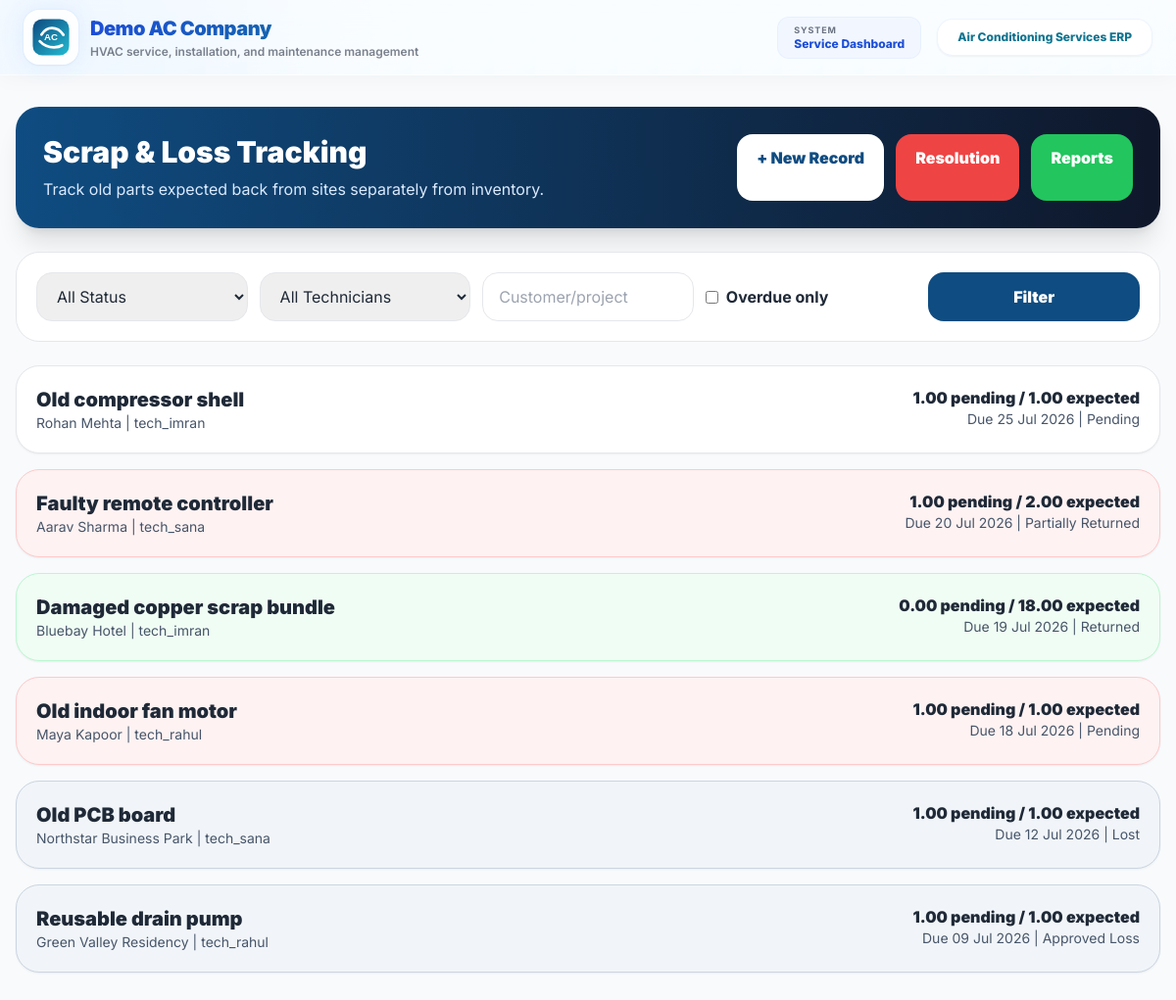
/store/scrap-returns/ (signed in), run on the app's committed database.
### store/models.py (models this page shows, shortened)
class ScrapReturnRecord(models.Model):
    CONDITION_CHOICES = (
        ("SCRAP", "Scrap"),
        ("REUSABLE", "Reusable"),
        ("DAMAGED", "Damaged"),
        ("LOST", "Lost"),
    )
    STATUS_CHOICES = (
        ("PENDING", "Pending"),
        ("PARTIALLY_RETURNED", "Partially Returned"),
        ("RETURNED", "Returned"),
        ("LOST", "Lost"),
        ("WAIVED", "Waived"),
        ("DEDUCTED", "Deducted From Technician"),
        ("APPROVED_LOSS", "Approved Loss"),
    )
    material_issue = models.ForeignKey("material_issue.MaterialIssue", on_delete=models.SET_NULL, blank=True, null=True, related_name="scrap_return_records")
    customer = models.ForeignKey("customers.Customer", on_delete=models.SET_NULL, blank=True, null=True, related_name="scrap_return_records")
    project = models.ForeignKey(CustomerProject, on_delete=models.SET_NULL, blank=True, null=True, related_name="scrap_return_records")
    project_reference = models.CharField(max_length=220, blank=True, null=True)
    complaint_or_job_reference = models.CharField(max_length=220, blank=True, null=True)
    technician = models.ForeignKey(User, on_delete=models.SET_NULL, blank=True, null=True, related_name="scrap_return_records")
    item_name = models.CharField(max_length=220)
    quantity_expected = models.DecimalField(max_digits=12, decimal_places=2)
    quantity_received = models.DecimalField(max_digits=12, decimal_places=2, default=0)
    condition = models.CharField(max_length=20, choices=CONDITION_CHOICES, default="SCRAP")
    approx_value = models.DecimalField(max_digits=12, decimal_places=2, default=0)
    due_return_date = models.DateField()
    status = models.CharField(max_length=30, choices=STATUS_CHOICES, default="PENDING")
    remarks = models.TextField(blank=True, null=True)
    approved_by = models.ForeignKey(User, on_delete=models.SET_NULL, blank=True, null=True, related_name="approved_scrap_return_records")
    created_by = models.ForeignKey(User, on_delete=models.SET_NULL, blank=True, null=True, related_name="created_scrap_return_records")
    created_at = models.DateTimeField(auto_now_add=True)
    updated_at = models.DateTimeField(auto_now=True)
    class Meta:
        ordering = ["-due_return_date", "-id"]
    @property
    def quantity_pending(self):
        pending = self.quantity_expected - self.quantity_received
        return pending if pending > 0 else Decimal("0.00")
    @property
    def is_overdue(self):
        from django.utils import timezone
        return self.due_return_date < timezone.localdate() and self.status in {"PENDING", "PARTIALLY_RETURNED"}

### customers/models.py (models this page shows, shortened)
class Customer(models.Model):
    CUSTOMER_CATEGORY_CHOICES = (
        ("GENERAL", "General Customer"),
        ("WARRANTY", "Warranty Customer"),
        ("AMC", "AMC Customer"),
    )
    customer_id = models.CharField(max_length=20, unique=True, blank=True)
    customer_category = models.CharField(
        max_length=20,
        choices=CUSTOMER_CATEGORY_CHOICES,
        default="GENERAL"
    )
    customer_name = models.CharField(max_length=200)
    company_name = models.CharField(max_length=200, blank=True, null=True)
    phone_number = models.CharField(max_length=15)
    whatsapp_number = models.CharField(max_length=15, blank=True, null=True)
    email = models.EmailField(blank=True, null=True)
    gst_number = models.CharField(max_length=30, blank=True, null=True)
    address = models.TextField(blank=True, null=True)
    landmark = models.CharField(max_length=200, blank=True, null=True)
    city = models.CharField(max_length=100, blank=True, null=True)
    state = models.CharField(max_length=100, blank=True, null=True)
    pincode = models.CharField(max_length=10, blank=True, null=True)
    remarks = models.TextField(blank=True, null=True)
    warranty_start_date = models.DateField(blank=True, null=True)
    warranty_end_date = models.DateField(blank=True, null=True)
    amc_start_date = models.DateField(blank=True, null=True)
    amc_end_date = models.DateField(blank=True, null=True)
    is_active = models.BooleanField(default=True)
    created_by = models.ForeignKey(
        User,
        on_delete=models.SET_NULL,
        blank=True,
        null=True,
        related_name="created_customers"
    )
    created_at = models.DateTimeField(auto_now_add=True)
    updated_at = models.DateTimeField(auto_now=True)
    class Meta:
        ordering = ["-id"]

### store/views.py (the view)
# urls.py: path("scrap-returns/", views.scrap_return_list, name="scrap_return_list"),
@login_required
def scrap_return_list(request):
    status = request.GET.get("status", "").strip()
    technician_id = request.GET.get("technician", "").strip()
    customer = request.GET.get("customer", "").strip()
    overdue = request.GET.get("overdue", "").strip()
    records = ScrapReturnRecord.objects.select_related("customer", "project", "technician", "approved_by").all()
    if not user_can_manage_scrap(request):
        records = records.filter(technician=request.user)
    if status:
        records = records.filter(status=status)
    if technician_id:
        records = records.filter(technician_id=technician_id)
    if customer:
        records = records.filter(Q(customer__customer_name__icontains=customer) | Q(project_reference__icontains=customer))
    if overdue == "1":
        records = [record for record in records if record.is_overdue]
    return render(request, "scrap_return_list.html", {"records": records, "status_choices": ScrapReturnRecord.STATUS_CHOICES, "technicians": User.objects.all(), "filters": request.GET, "can_manage": user_can_manage_scrap(request)})

### puriaccooling/context_processors.py (called while the page is built)
def branding(request):
    return {"BRAND": APP_BRANDING}

### store/views.py (called while the page is built)
def user_can_manage_scrap(request):
    role = getattr(getattr(request.user, "profile", None), "role", "")
    return request.user.is_superuser or request.user.is_staff or role in {"CEO", "MANAGER", "WAREHOUSE"}

### templates/scrap_return_list.html (shortened to what this page needs)
{% extends 'base.html' %}
{% block content %}<div class="min-h-screen bg-slate-50 px-4 py-8"><div class="max-w-7xl mx-auto"><div class="bg-gradient-to-r from-[#0F4C81] to-slate-900 rounded-3xl p-7 shadow-xl mb-6 flex flex-col md:flex-row md:justify-between gap-4"><div><h1 class="text-3xl font-black text-white">Scrap & Loss Tracking</h1><p class="text-blue-100 mt-2">Track old parts expected back from sites separately from inventory.</p></div><div class="flex flex-wrap gap-3">{% if can_manage %}<a href="{% url 'add_scrap_return' %}" class="bg-white text-[#0F4C81] px-5 py-3 rounded-2xl font-black">+ New Record</a>{% endif %}<a href="{% url 'scrap_resolution' %}" class="bg-red-500 text-white px-5 py-3 rounded-2xl font-black">Resolution</a><a href="{% url 'scrap_reports' %}" class="bg-green-500 text-white px-5 py-3 rounded-2xl font-black">Reports</a></div></div><form method="get" class="bg-white rounded-3xl border p-5 mb-6 grid grid-cols-1 md:grid-cols-5 gap-3"><select name="status" class="border rounded-2xl px-4 py-3"><option value="">All Status</option>{% for value,label in status_choices %}<option value="{{ value }}">{{ label }}</option>{% endfor %}</select><select name="technician" class="border rounded-2xl px-4 py-3"><option value="">All Technicians</option>{% for tech in technicians %}<option value="{{ tech.id }}">{{ tech.username }}</option>{% endfor %}</select><input name="customer" placeholder="Customer/project" class="border rounded-2xl px-4 py-3"><label class="flex items-center gap-2 font-bold"><input type="checkbox" name="overdue" value="1"> Overdue only</label><button class="bg-[#0F4C81] text-white rounded-2xl px-4 py-3 font-black">Filter</button></form><div class="space-y-4">{% for record in records %}<a href="{% url 'scrap_return_detail' record.id %}" class="block rounded-3xl border p-5 shadow-sm {% if record.is_overdue %}bg-red-50 border-red-200{% elif record.status == 'PARTIALLY_RETURNED' %}bg-yellow-50 border-yellow-200{% elif record.status == 'RETURNED' %}bg-green-50 border-green-200{% elif record.status == 'LOST' or record.status == 'APPROVED_LOSS' or record.status == 'WAIVED' or record.status == 'DEDUCTED' %}bg-slate-100 border-slate-300{% else %}bg-white{% endif %}"><div class="flex flex-col md:flex-row md:justify-between gap-3"><div><p class="text-xl font-black">{{ record.item_name }}</p><p class="text-sm text-slate-600">{{ record.customer.customer_name|default:record.project_reference }} | {{ record.technician.username|default:'-' }}</p></div><div class="text-right"><p class="font-black">{{ record.quantity_pending }} pending / {{ record.quantity_expected }} expected</p><p class="text-sm text-slate-600">Due {{ record.due_return_date|date:'d M Y' }} | {{ record.get_status_display }}</p></div></div></a>{% empty %}<div class="bg-white rounded-3xl border p-8 text-center font-bold text-slate-500">No scrap return records.</div>{% endfor %}</div></div></div>{% endblock %}

### templates/base.html (style rules this page uses)
body { font-family: 'Inter', sans-serif; scroll-behavior: smooth; }
.soft-grid { background-image: linear-gradient(rgba(59, 130, 246, 0.08) 1px, transparent 1px), linear-gradient(90deg, rgba(59, 130, 246, 0.08) 1px, transparent 1px); background-size: 42px 42px; }

### data on the page
ScrapReturnRecord: item_name "Old compressor shell", customer.customer_name "Rohan Mehta", technician.username "tech_imran", quantity_pending "1.00", quantity_expected "1.00", due_return_date "25 Jul 2026", status "Pending"
ScrapReturnRecord: item_name "Faulty remote controller", customer.customer_name "Aarav Sharma", technician.username "tech_sana", quantity_pending "1.00", quantity_expected "2.00", due_return_date "20 Jul 2026", status "Partially Returned"
ScrapReturnRecord: item_name "Damaged copper scrap bundle", customer.customer_name "Bluebay Hotel", technician.username "tech_imran", quantity_pending "0.00", quantity_expected "18.00", due_return_date "19 Jul 2026", status "Returned"
ScrapReturnRecord: item_name "Old indoor fan motor", customer.customer_name "Maya Kapoor", technician.username "tech_rahul", quantity_pending "1.00", quantity_expected "1.00", due_return_date "18 Jul 2026", status "Pending"
ScrapReturnRecord: item_name "Old PCB board", customer.customer_name "Northstar Business Park", technician.username "tech_sana", quantity_pending "1.00", quantity_expected "1.00", due_return_date "12 Jul 2026", status "Lost"
ScrapReturnRecord: item_name "Reusable drain pump", customer.customer_name "Green Valley Residency", technician.username "tech_rahul", quantity_pending "1.00", quantity_expected "1.00", due_return_date "09 Jul 2026", status "Approved Loss"

### other printed values
{{ BRAND.TAGLINE }} "HVAC service, installation, and maintenance management"
{{ BRAND.APP_NAME }} "Air Conditioning Services ERP"
